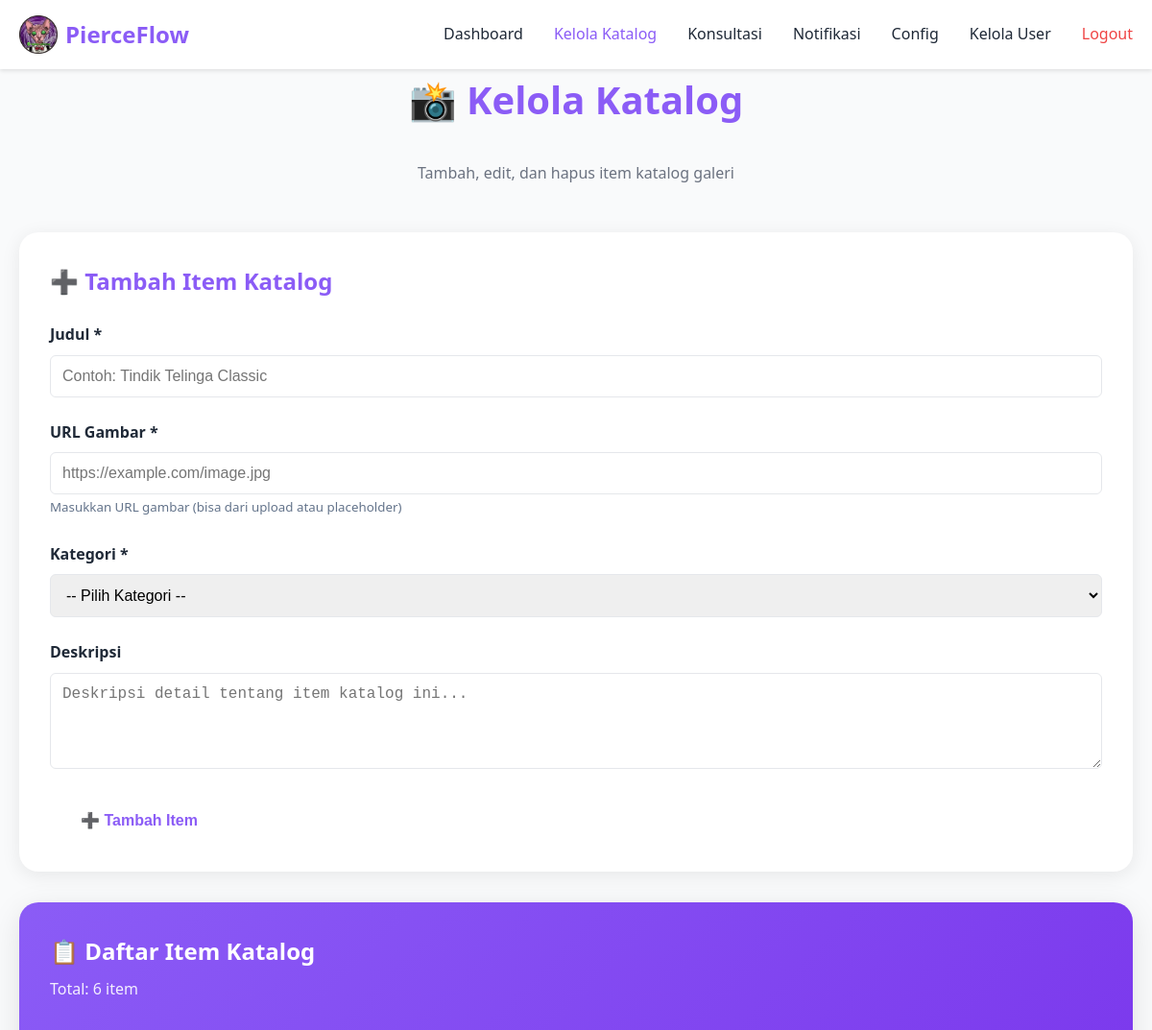
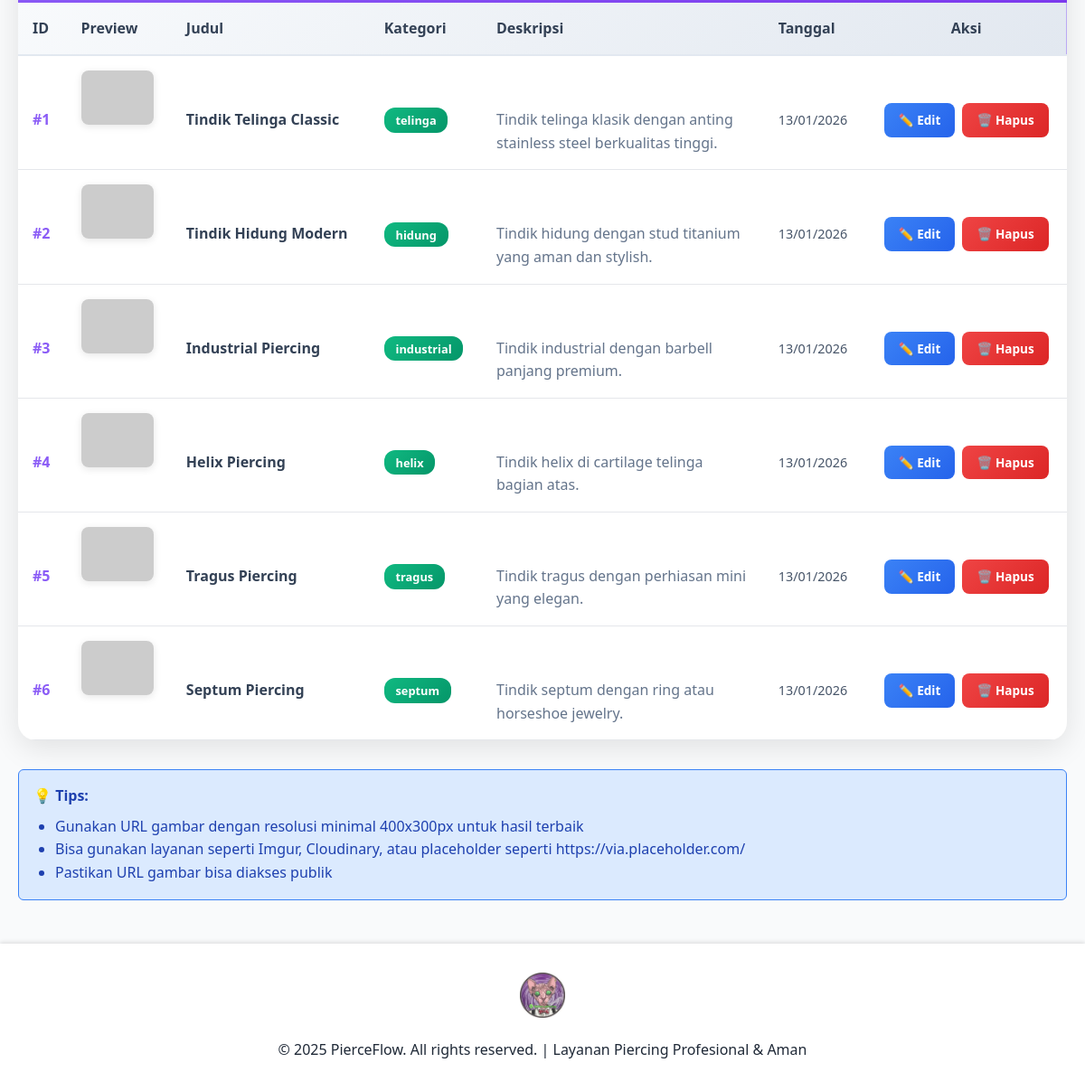
Screenshot of /manage_catalog.php (signed in) with the database file from the repository (2 pictures, top to bottom).
### tables this page shows
CREATE TABLE IF NOT EXISTS catalog (
    id INT AUTO_INCREMENT PRIMARY KEY,
    title VARCHAR(100) NOT NULL,
    image_url VARCHAR(255) NOT NULL,
    description TEXT,
    category ENUM('telinga', 'hidung', 'industrial', 'helix', 'tragus', 'septum', 'lainnya') DEFAULT 'lainnya',
    created_at TIMESTAMP DEFAULT CURRENT_TIMESTAMP
);

### manage_catalog.php (the view, shortened to what this page needs)
<?php
require_once 'includes/header.php';
$catalog_result = $conn->query("SELECT * FROM catalog ORDER BY created_at DESC");
$edit_mode = false;
$edit_item = null;
?>
<div class="container">
    <h1 class="page-title">📸 Kelola Katalog</h1>
    <p class="page-subtitle">Tambah, edit, dan hapus item katalog galeri</p>
    <div style="background: white; border-radius: 20px; padding: 2rem; margin-bottom: 2rem; box-shadow: 0 4px 20px rgba(0,0,0,0.08);">
        <h2 style="margin: 0 0 1.5rem 0; color: var(--primary-color);">
            <?= $edit_mode ? '✏️ Edit Item Katalog' : '➕ Tambah Item Katalog' ?>
        </h2>
        <form method="POST" action="manage_catalog.php">
            <div class="form-group">
                <label for="title">Judul *</label>
                <input type="text" id="title" name="title" required
                       value="<?= $edit_mode ? htmlspecialchars($edit_item['title']) : '' ?>"
                       placeholder="Contoh: Tindik Telinga Classic">
            </div>
            <div class="form-group">
                <label for="image_url">URL Gambar *</label>
                <input type="url" id="image_url" name="image_url" required
                       value="<?= $edit_mode ? htmlspecialchars($edit_item['image_url']) : '' ?>"
                       placeholder="https://example.com/image.jpg">
                <small style="color: #64748b;">Masukkan URL gambar (bisa dari upload atau placeholder)</small>
            </div>
            <div class="form-group">
                <label for="category">Kategori *</label>
                <select id="category" name="category" required>
                    <option value="">-- Pilih Kategori --</option>
                </select>
            </div>
            <div class="form-group">
                <label for="description">Deskripsi</label>
                <textarea id="description" name="description" rows="4"
                          placeholder="Deskripsi detail tentang item katalog ini..."><?= $edit_mode ? htmlspecialchars($edit_item['description']) : '' ?></textarea>
            </div>
            <div style="display: flex; gap: 1rem; flex-wrap: wrap;">
                <button type="submit" name="<?= $edit_mode ? 'edit_catalog' : 'add_catalog' ?>" class="btn btn-primary">
                    <?= $edit_mode ? '💾 Update Item' : '➕ Tambah Item' ?>
                </button>
            </div>
        </form>
    </div>
    <div style="background: white; border-radius: 20px; box-shadow: 0 8px 32px rgba(0,0,0,0.1); overflow: hidden;">
        <div style="background: linear-gradient(135deg, #8b5cf6 0%, #7c3aed 100%); padding: 2rem; color: white;">
            <h2 style="margin: 0; font-size: 1.5rem; font-weight: 700;">📋 Daftar Item Katalog</h2>
            <p style="margin: 0.5rem 0 0 0; opacity: 0.9;">Total: <?= $catalog_result->num_rows ?> item</p>
        </div>
        <div style="padding: 0;">
            <?php if ($catalog_result && $catalog_result->num_rows > 0): ?>
                <div style="overflow-x: auto;">
                    <table style="width: 100%; border-collapse: collapse;">
                        <thead>
                            <tr style="background: linear-gradient(135deg, #f8fafc 0%, #e2e8f0 100%);">
                                <th style="padding: 1rem; text-align: left; font-weight: 600; color: #334155; border-bottom: 2px solid #e2e8f0;">ID</th>
                                <th style="padding: 1rem; text-align: left; font-weight: 600; color: #334155; border-bottom: 2px solid #e2e8f0;">Preview</th>
                                <th style="padding: 1rem; text-align: left; font-weight: 600; color: #334155; border-bottom: 2px solid #e2e8f0;">Judul</th>
                                <th style="padding: 1rem; text-align: left; font-weight: 600; color: #334155; border-bottom: 2px solid #e2e8f0;">Kategori</th>
                                <th style="padding: 1rem; text-align: left; font-weight: 600; color: #334155; border-bottom: 2px solid #e2e8f0;">Deskripsi</th>
                                <th style="padding: 1rem; text-align: left; font-weight: 600; color: #334155; border-bottom: 2px solid #e2e8f0;">Tanggal</th>
                                <th style="padding: 1rem; text-align: center; font-weight: 600; color: #334155; border-bottom: 2px solid #e2e8f0;">Aksi</th>
                            </tr>
                        </thead>
                        <tbody>
                            <?php while ($item = $catalog_result->fetch_assoc()): ?>
                                <tr style="border-bottom: 1px solid #f1f5f9;" onmouseover="this.style.background='#f8fafc'" onmouseout="this.style.background='white'">
                                    <td style="padding: 1rem; font-weight: 600; color: #8b5cf6;">#<?= $item['id'] ?></td>
                                    <td style="padding: 1rem;">
                                        <img src="<?= htmlspecialchars($item['image_url']) ?>"
                                             alt="<?= htmlspecialchars($item['title']) ?>"
                                             style="width: 80px; height: 60px; object-fit: cover; border-radius: 8px; box-shadow: 0 2px 8px rgba(0,0,0,0.1);">
                                    </td>
                                    <td style="padding: 1rem; font-weight: 600; color: #334155;"><?= htmlspecialchars($item['title']) ?></td>
                                    <td style="padding: 1rem;">
                                        <span style="background: linear-gradient(135deg, #10b981, #059669); color: white; padding: 0.3rem 0.8rem; border-radius: 12px; font-size: 0.8rem; font-weight: 600;">
                                            <?= htmlspecialchars($item['category']) ?>
                                        </span>
                                    </td>
                                    <td style="padding: 1rem; color: #64748b; max-width: 300px;">
                                        <?= htmlspecialchars(substr($item['description'], 0, 80)) ?><?= strlen($item['description']) > 80 ? '...' : '' ?>
                                    </td>
                                    <td style="padding: 1rem; color: #475569; font-size: 0.9rem;">
                                        <?= date('d/m/Y', strtotime($item['created_at'])) ?>
                                    </td>
                                    <td style="padding: 1rem; text-align: center;">
                                        <div style="display: flex; gap: 0.5rem; justify-content: center; flex-wrap: wrap;">
                                            <a href="manage_catalog.php?edit=1&id=<?= $item['id'] ?>"
                                               style="background: linear-gradient(135deg, #3b82f6, #2563eb); color: white; padding: 0.5rem 1rem; border-radius: 8px; text-decoration: none; font-size: 0.85rem; font-weight: 600;">
                                                ✏️ Edit
                                            </a>
                                            <a href="manage_catalog.php?action=delete&id=<?= $item['id'] ?>"
                                               style="background: linear-gradient(135deg, #ef4444, #dc2626); color: white; padding: 0.5rem 1rem; border-radius: 8px; text-decoration: none; font-size: 0.85rem; font-weight: 600;"
                                               onclick="return confirm('Yakin ingin menghapus item ini?')">
                                                🗑️ Hapus
                                            </a>
                                        </div>
                                    </td>
                                </tr>
                            <?php endwhile; ?>
                        </tbody>
                    </table>
                </div>
            <?php endif; ?>
        </div>
    </div>
    <div class="alert alert-info" style="margin-top: 2rem;">
        <strong>💡 Tips:</strong>
        <ul style="margin: 0.5rem 0 0 1.5rem;">
            <li>Gunakan URL gambar dengan resolusi minimal 400x300px untuk hasil terbaik</li>
            <li>Bisa gunakan layanan seperti Imgur, Cloudinary, atau placeholder seperti https://via.placeholder.com/</li>
            <li>Pastikan URL gambar bisa diakses publik</li>
        </ul>
    </div>
</div>
<?php require_once 'includes/footer.php'; ?>

### assets/style.css (style rules this page uses)
* { margin: 0; padding: 0; box-sizing: border-box; }
:root { --primary-color: #8b5cf6; --primary-dark: #7c3aed; --secondary-color: #6366f1; --success-color: #10b981; --danger-color: #ef4444; --warning-color: #f59e0b; --bg-color: #f9fafb; --text-color: #1f2937; --text-light: #6b7280; --border-color: #e5e7eb; --white: #ffffff; }
body { font-family: 'Segoe UI', Tahoma, Geneva, Verdana, sans-serif; line-height: 1.6; color: var(--text-color); background-color: var(--bg-color); margin: 0; padding: 0; }
* { vertical-align: baseline; }
html, body { margin: 0; padding: 0; border: 0; }
main > div { font-size: 16px; line-height: 1.6; }
.container { max-width: 1200px; margin: 0 auto; padding: 0 20px; }
.btn { display: inline-block; padding: 0.75rem 2rem; border-radius: 6px; text-decoration: none; font-weight: 600; transition: all 0.3s; border: none; cursor: pointer; font-size: 1rem; }
.btn-primary { background-color: var(--white); color: var(--primary-color); }
.form-group { margin-bottom: 1.5rem; }
.form-group label { display: block; margin-bottom: 0.5rem; font-weight: 600; color: var(--text-color); }
.form-group input, .form-group select, .form-group textarea { width: 100%; padding: 0.75rem; border: 1px solid var(--border-color); border-radius: 6px; font-size: 1rem; transition: border-color 0.3s; }
.form-group textarea { resize: vertical; min-height: 100px; }
.alert { padding: 1rem; border-radius: 6px; margin-bottom: 1.5rem; }
.alert-info { background-color: #dbeafe; color: #1e40af; border: 1px solid #3b82f6; }
table { width: 100%; border-collapse: collapse; }
thead { background-color: var(--primary-color); color: var(--white); }
th, td { padding: 1rem; text-align: left; border-bottom: 1px solid var(--border-color); }
.page-title { text-align: center; color: var(--primary-color); margin-bottom: 2rem; font-size: 2.5rem; }
.page-subtitle { text-align: center; color: var(--text-light); margin-bottom: 3rem; }
html { scroll-behavior: smooth; }

### rows the page displays
catalog: id "1", title "Tindik Telinga Classic", category "telinga", description "Tindik telinga klasik dengan anting stainless steel berkualitas tinggi.", created_at "13/01/2026"
catalog: id "2", title "Tindik Hidung Modern", category "hidung", description "Tindik hidung dengan stud titanium yang aman dan stylish.", created_at "13/01/2026"
catalog: id "3", title "Industrial Piercing", category "industrial", description "Tindik industrial dengan barbell panjang premium.", created_at "13/01/2026"
catalog: id "4", title "Helix Piercing", category "helix", description "Tindik helix di cartilage telinga bagian atas.", created_at "13/01/2026"
catalog: id "5", title "Tragus Piercing", category "tragus", description "Tindik tragus dengan perhiasan mini yang elegan.", created_at "13/01/2026"
catalog: id "6", title "Septum Piercing", category "septum", description "Tindik septum dengan ring atau horseshoe jewelry.", created_at "13/01/2026"

### other values shown
$catalog_result->num_rows "6"
